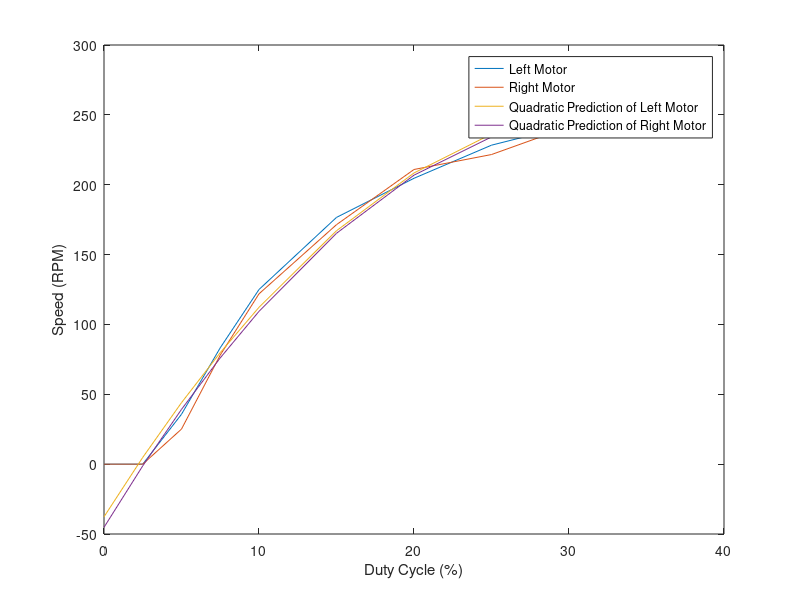

Reproduce this figure in MATLAB.
duty = 0.5 * [0 5 10 15 20 30 40 50 60 75]; % duty cycle (%)
speed_left = [0 0 35.7 83.3 125.0 176.6 204.6 228.3 242.3 254.8]; % RPM
speed_right = [0 0 25.1 78.1 121.9 171.4 210.9 221.6 241.5 246.5]; % RPM
figure;
plot(duty, speed_left);
xlabel("Duty Cycle (%)");
ylabel("Speed (RPM)");
hold on;
plot(duty, speed_right);
[left_coeffs, left_stats] = polyfit(duty(2:end), speed_left(2:end), 2);
[right_coeffs, right_stats] = polyfit(duty(2:end), speed_right(2:end), 2);
left_prediction = polyval(left_coeffs, duty);
plot(duty, left_prediction)
right_prediction = polyval(right_coeffs, duty);
plot(duty, right_prediction)
legend("Left Motor", "Right Motor", "Quadratic Prediction of Left Motor", "Quadratic Prediction of Right Motor");
left_coeffs_calc = left_coeffs * 10000;
right_coeffs_calc = right_coeffs * 10000;
left_A = -1 * left_coeffs_calc(1);
left_B = 0.5 * left_coeffs_calc(2);
left_C = (left_B^2 + left_coeffs_calc(1) * left_coeffs_calc(3))/4;
fprintf("Left motor specs: A=%.0f, B=%.0f, C=%.0f\n", left_A, left_B, left_C);
right_A = -1 * right_coeffs_calc(1);
right_B = 0.5 * right_coeffs_calc(2);
right_C = (right_B^2 + right_coeffs_calc(1) * right_coeffs_calc(3))/4;
fprintf("Right motor specs: A=%.0f, B=%.0f, C=%.0f\n\n", right_A, right_B, right_C);

left_linear = polyfit(duty(2:end), speed_left(2:end), 1);
right_linear = polyfit(duty(2:end), speed_right(2:end), 1);
fprintf("Left motor linear gain: %.0f\n", left_linear(1));
fprintf("Right motor linear gain: %.0f\n", right_linear(1));
